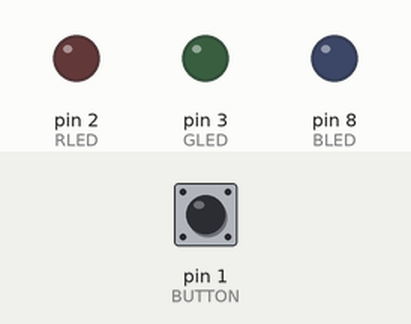
Simulated run of this sketch. Board: Arduino Uno, built with avr-gcc and run on an emulated ATmega328P. Parts: output pins drawn as LEDs (lit = HIGH). Dashed ring = blinking. The test bench sets the inputs (shaded band); at power-on: pin 1 (BUTTON) LOW.

Above: at 1.2 s.
1.3 s: pin 1 (BUTTON) pulled HIGH for 0.15 s
At 2.3 s:
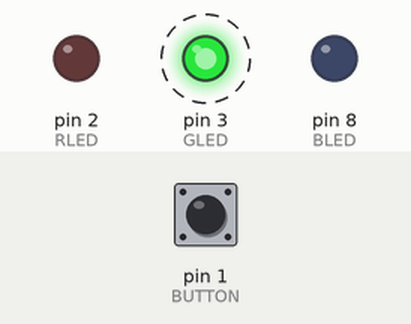
4.4 s: pin 1 (BUTTON) pulled HIGH for 1 s
At 5.1 s:
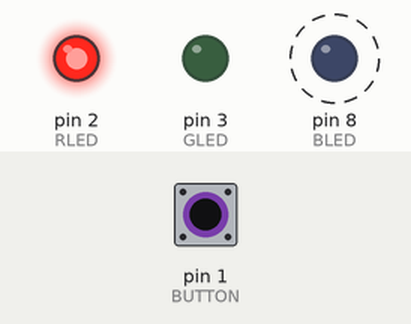
6.9 s: pin 1 (BUTTON) pulled HIGH for 3.2 s
At 11.5 s:
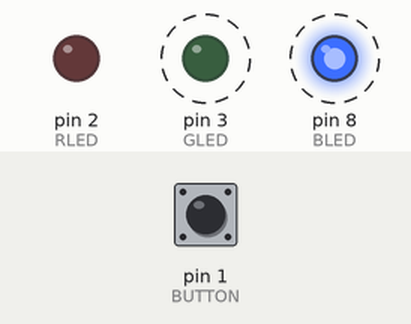
Timing chart, 0 to 19.1 s (numbered marks = the images above; inputs shaded):
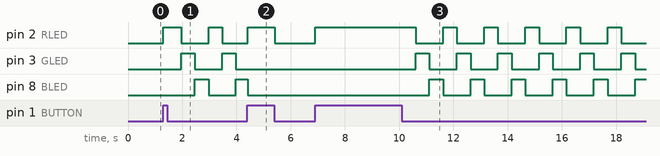

The sketch:

_____blink_LED____.ino
```cpp
// LED 변수 설정
const int RLED = 2;
const int GLED = 3;
const int BLED = 8;
// 버튼 변수 설정
const int BUTTON = 1;

boolean lastButton = LOW;
// 버튼의 현재 상태 저장
boolean currentButton = LOW;
// LED의 현재 상태(on/off)
boolean ledOn = false;

void setup() {
  // LED 출력
  pinMode(RLED, OUTPUT);
  pinMode(GLED, OUTPUT);
  pinMode(BLED, OUTPUT);
  // 버튼 입력
  pinMode(BUTTON, INPUT);
}

// 디바운싱 함수
// 버튼의 이전 상태를 매개변수로 전달하면 디바운싱된 버튼의
// 현재 상태를 얻을 수 있음
boolean debounce(boolean last) {
  boolean current = digitalRead(BUTTON);
  if (last != current) {
    // 5ms 대기
    delay(5);
    // 버튼 상태 다시 읽기
    current = digitalRead(BUTTON);
  }
  return current;
}

void loop() {
  // 만약 ledOn이 참이라면 신호등 시작, 거짓이면 종료
  if (ledOn == true) {
    BLINK();
  } else {
    // 신호등이 꺼질 때 모든 LED 끔
    digitalWrite(RLED, LOW);
    digitalWrite(GLED, LOW);
    digitalWrite(BLED, LOW);
  }

  // 디바운싱 처리
  //debouncing();
  debouncing();

}

boolean debouncing() {
  // 디바운싱이 된 버튼 상태를 읽어옴
  currentButton = debounce(lastButton);

  // 버튼을 누르게 되면 LED 상태가 바뀜
  if (lastButton == LOW && currentButton == HIGH) {
    // LED 상태값 반전
    ledOn = !ledOn;
    return true;  // 버튼이 눌렸음을 반환
  }

  // 이전 버튼 상태를 현재 버튼 상태로 변경
  lastButton = currentButton;
  return false;  // 버튼이 눌리지 않음
}

void BLINK() {
  // 빨강 먼저
  digitalWrite(RLED, HIGH);
  digitalWrite(GLED, LOW);
  digitalWrite(BLED, LOW);
  for (int i = 0; i < 500; i++) {  // 500ms 동안 버튼 확인
    delay(1);
    if (debouncing()) {
      return;  // 버튼이 눌리면 즉시 함수 종료
    }
  }

  // 초록
  digitalWrite(RLED, LOW);
  digitalWrite(GLED, HIGH);
  digitalWrite(BLED, LOW);
  for (int i = 0; i < 500; i++) {  // 500ms 동안 버튼 확인
    delay(1);
    if (debouncing()) {
      return;  // 버튼이 눌리면 즉시 함수 종료
    }
  }

  // 파랑
  digitalWrite(RLED, LOW);
  digitalWrite(GLED, LOW);
  digitalWrite(BLED, HIGH);
  for (int i = 0; i < 500; i++) {  // 500ms 동안 버튼 확인
    delay(1);
    if (debouncing()) {
      return;  // 버튼이 눌리면 즉시 함수 종료
    }
  }

}
```

Measured:
- after the input at 1.3 s, pin 2 (RLED): LOW → HIGH at once, → LOW 0.65 s later, → HIGH 1.0 s later, → LOW 0.51 s later; pin 3 (GLED): alternates HIGH for 0.51 s and LOW for 1.0 s, starting after 0.66 s; pin 8 (BLED): LOW → HIGH after 1.2 s, → LOW 0.51 s later, → HIGH 1.0 s later
- after the input at 4.4 s, pin 3 (GLED): stays LOW (without the input it goes to HIGH after 0.59 s)
- after the input at 6.9 s, pin 2 (RLED): LOW → HIGH at once, then repeats every 1.5 s: LOW 1.0 s, HIGH 0.51 s; pin 3 (GLED): alternates HIGH for 0.51 s and LOW for 1.0 s, starting after 3.7 s; pin 8 (BLED): alternates HIGH for 0.51 s and LOW for 1.0 s, starting after 4.2 s
